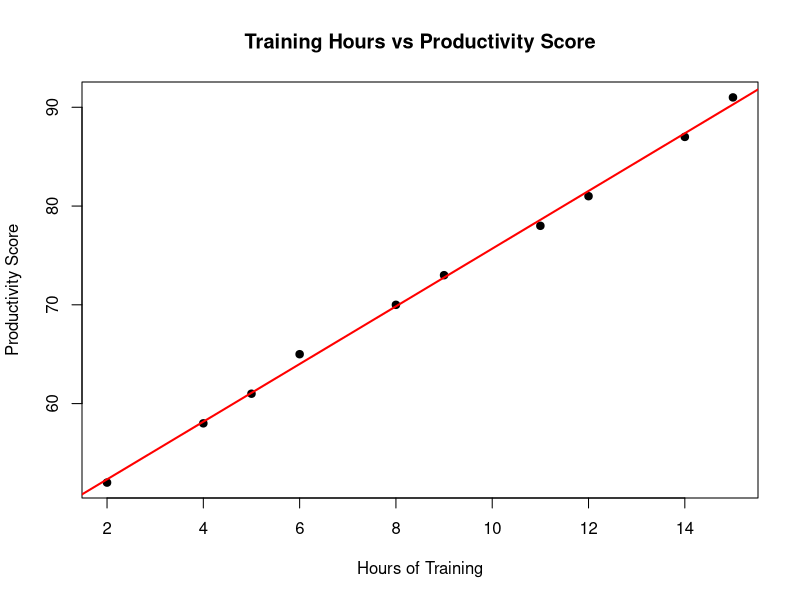
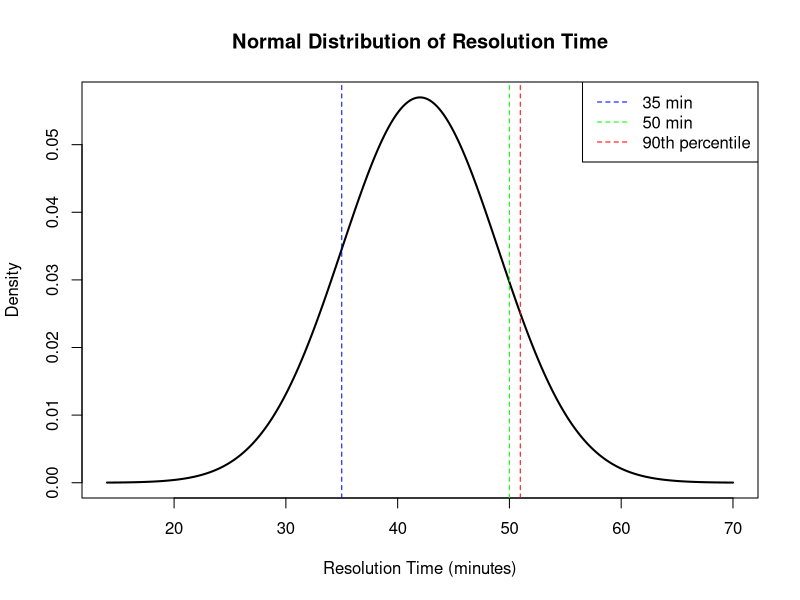

The R script that drew these images, in order:
# =========================================================
# QP A
# =========================================================


# =========================================================
# QUESTION 1
# Linear Regression: Training Hours vs Productivity
# =========================================================

# Load data
X <- c(2, 4, 5, 6, 8, 9, 11, 12, 14, 15)
Y <- c(52, 58, 61, 65, 70, 73, 78, 81, 87, 91)

data <- data.frame(X, Y)

# View data
print(data)


# (a) Fit linear regression model
model <- lm(Y ~ X, data = data)

# Display regression model
print(model)

# Detailed summary
summary(model)

# Regression coefficients
coef(model)


# (b) Correlation coefficient
correlation <- cor(X, Y)

print(correlation)


# (c) Predict productivity score for 10 hours of training
new_data <- data.frame(X = 10)

prediction <- predict(model, newdata = new_data)

print(prediction)


# (d) Scatter plot with regression line
plot(
  X, Y,
  main = "Training Hours vs Productivity Score",
  xlab = "Hours of Training",
  ylab = "Productivity Score",
  pch = 19
)

abline(model, col = "red", lwd = 2)



# =========================================================
# QUESTION 2
# Normal Distribution
# Mean = 42
# Standard Deviation = 7
# =========================================================

mean_time <- 42
sd_time <- 7


# (a) Probability resolution time < 35 minutes
p_less_35 <- pnorm(
  35,
  mean = mean_time,
  sd = sd_time
)

print(p_less_35)


# (b) Probability resolution time > 50 minutes
p_more_50 <- 1 - pnorm(
  50,
  mean = mean_time,
  sd = sd_time
)

print(p_more_50)


# (c) Probability between 35 and 50 minutes
p_between <- pnorm(
  50,
  mean = mean_time,
  sd = sd_time
) - pnorm(
  35,
  mean = mean_time,
  sd = sd_time
)

print(p_between)


# (d) 90th percentile
p90 <- qnorm(
  0.90,
  mean = mean_time,
  sd = sd_time
)

print(p90)


# Plot Normal Distribution
x <- seq(
  mean_time - 4 * sd_time,
  mean_time + 4 * sd_time,
  length = 1000
)

y <- dnorm(
  x,
  mean = mean_time,
  sd = sd_time
)

plot(
  x, y,
  type = "l",
  lwd = 2,
  main = "Normal Distribution of Resolution Time",
  xlab = "Resolution Time (minutes)",
  ylab = "Density"
)

# Mark important values
abline(v = 35, col = "blue", lty = 2)
abline(v = 50, col = "green", lty = 2)
abline(v = p90, col = "red", lty = 2)

legend(
  "topright",
  legend = c("35 min", "50 min", "90th percentile"),
  col = c("blue", "green", "red"),
  lty = 2
)
